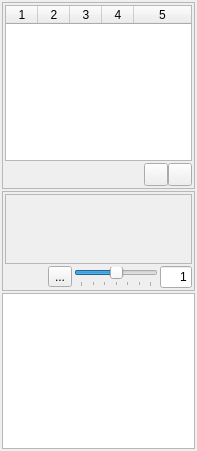
<?xml version="1.0" encoding="UTF-8"?>
<ui version="4.0">
 <class>CompositeToolsWidget</class>
 <widget class="QWidget" name="CompositeToolsWidget">
  <property name="geometry">
   <rect>
    <x>0</x>
    <y>0</y>
    <width>197</width>
    <height>451</height>
   </rect>
  </property>
  <property name="sizePolicy">
   <sizepolicy hsizetype="MinimumExpanding" vsizetype="Preferred">
    <horstretch>0</horstretch>
    <verstretch>0</verstretch>
   </sizepolicy>
  </property>
  <property name="minimumSize">
   <size>
    <width>1</width>
    <height>0</height>
   </size>
  </property>
  <property name="maximumSize">
   <size>
    <width>512</width>
    <height>16777215</height>
   </size>
  </property>
  <property name="windowTitle">
   <string>Form</string>
  </property>
  <layout class="QVBoxLayout" name="verticalLayout_2">
   <property name="spacing">
    <number>2</number>
   </property>
   <property name="leftMargin">
    <number>2</number>
   </property>
   <property name="topMargin">
    <number>2</number>
   </property>
   <property name="rightMargin">
    <number>2</number>
   </property>
   <property name="bottomMargin">
    <number>2</number>
   </property>
   <item>
    <widget class="QFrame" name="frame">
     <property name="sizePolicy">
      <sizepolicy hsizetype="MinimumExpanding" vsizetype="Preferred">
       <horstretch>0</horstretch>
       <verstretch>0</verstretch>
      </sizepolicy>
     </property>
     <property name="minimumSize">
      <size>
       <width>1</width>
       <height>0</height>
      </size>
     </property>
     <property name="frameShape">
      <enum>QFrame::StyledPanel</enum>
     </property>
     <layout class="QVBoxLayout" name="verticalLayout">
      <property name="spacing">
       <number>2</number>
      </property>
      <property name="leftMargin">
       <number>2</number>
      </property>
      <property name="topMargin">
       <number>2</number>
      </property>
      <property name="rightMargin">
       <number>2</number>
      </property>
      <property name="bottomMargin">
       <number>2</number>
      </property>
      <item>
       <widget class="QTableWidget" name="tableWidgetParts">
        <property name="sizePolicy">
         <sizepolicy hsizetype="MinimumExpanding" vsizetype="Expanding">
          <horstretch>0</horstretch>
          <verstretch>0</verstretch>
         </sizepolicy>
        </property>
        <property name="minimumSize">
         <size>
          <width>1</width>
          <height>0</height>
         </size>
        </property>
        <property name="horizontalScrollBarPolicy">
         <enum>Qt::ScrollBarAlwaysOff</enum>
        </property>
        <property name="wordWrap">
         <bool>false</bool>
        </property>
        <property name="cornerButtonEnabled">
         <bool>false</bool>
        </property>
        <property name="columnCount">
         <number>5</number>
        </property>
        <attribute name="horizontalHeaderDefaultSectionSize">
         <number>32</number>
        </attribute>
        <attribute name="horizontalHeaderHighlightSections">
         <bool>false</bool>
        </attribute>
        <attribute name="horizontalHeaderMinimumSectionSize">
         <number>32</number>
        </attribute>
        <attribute name="horizontalHeaderStretchLastSection">
         <bool>true</bool>
        </attribute>
        <attribute name="verticalHeaderVisible">
         <bool>false</bool>
        </attribute>
        <attribute name="verticalHeaderDefaultSectionSize">
         <number>16</number>
        </attribute>
        <column/>
        <column/>
        <column/>
        <column/>
        <column/>
       </widget>
      </item>
      <item>
       <layout class="QHBoxLayout" name="horizontalLayout">
        <property name="spacing">
         <number>0</number>
        </property>
        <item>
         <spacer name="horizontalSpacer_4">
          <property name="orientation">
           <enum>Qt::Horizontal</enum>
          </property>
          <property name="sizeHint" stdset="0">
           <size>
            <width>40</width>
            <height>20</height>
           </size>
          </property>
         </spacer>
        </item>
        <item>
         <widget class="QToolButton" name="toolButtonAddPart">
          <property name="maximumSize">
           <size>
            <width>32</width>
            <height>16777215</height>
           </size>
          </property>
          <property name="toolTip">
           <string>Add New Mode</string>
          </property>
          <property name="text">
           <string/>
          </property>
          <property name="icon">
           <iconset resource="../icons.qrc">
            <normaloff>:/icon/icons/browser-new-window-2.png</normaloff>:/icon/icons/browser-new-window-2.png</iconset>
          </property>
         </widget>
        </item>
        <item>
         <widget class="QToolButton" name="toolButtonDeletePart">
          <property name="maximumSize">
           <size>
            <width>32</width>
            <height>16777215</height>
           </size>
          </property>
          <property name="toolTip">
           <string>Delete Mode</string>
          </property>
          <property name="text">
           <string/>
          </property>
          <property name="icon">
           <iconset resource="../icons.qrc">
            <normaloff>:/icon/icons/browser-minimise-2.png</normaloff>:/icon/icons/browser-minimise-2.png</iconset>
          </property>
         </widget>
        </item>
       </layout>
      </item>
     </layout>
    </widget>
   </item>
   <item>
    <widget class="QFrame" name="frame_2">
     <property name="frameShape">
      <enum>QFrame::StyledPanel</enum>
     </property>
     <property name="frameShadow">
      <enum>QFrame::Plain</enum>
     </property>
     <layout class="QVBoxLayout" name="verticalLayout_4">
      <property name="spacing">
       <number>2</number>
      </property>
      <property name="leftMargin">
       <number>2</number>
      </property>
      <property name="topMargin">
       <number>2</number>
      </property>
      <property name="rightMargin">
       <number>2</number>
      </property>
      <property name="bottomMargin">
       <number>2</number>
      </property>
      <item>
       <widget class="QScrollArea" name="scrollAreaSet">
        <property name="frameShadow">
         <enum>QFrame::Plain</enum>
        </property>
        <property name="widgetResizable">
         <bool>true</bool>
        </property>
        <widget class="QWidget" name="scrollAreaWidgetContents">
         <property name="geometry">
          <rect>
           <x>0</x>
           <y>0</y>
           <width>185</width>
           <height>69</height>
          </rect>
         </property>
        </widget>
       </widget>
      </item>
      <item>
       <layout class="QHBoxLayout" name="horizontalLayout_2">
        <property name="spacing">
         <number>2</number>
        </property>
        <property name="bottomMargin">
         <number>0</number>
        </property>
        <item>
         <spacer name="horizontalSpacer">
          <property name="orientation">
           <enum>Qt::Horizontal</enum>
          </property>
          <property name="sizeHint" stdset="0">
           <size>
            <width>40</width>
            <height>20</height>
           </size>
          </property>
         </spacer>
        </item>
        <item>
         <widget class="QToolButton" name="toolButtonPlaySet">
          <property name="text">
           <string>...</string>
          </property>
          <property name="icon">
           <iconset resource="../icons.qrc">
            <normaloff>:/icon/icons/play.png</normaloff>:/icon/icons/play.png</iconset>
          </property>
          <property name="checkable">
           <bool>true</bool>
          </property>
         </widget>
        </item>
        <item>
         <widget class="QSlider" name="hSliderPlaybackSpeedMultiplier">
          <property name="maximum">
           <number>6</number>
          </property>
          <property name="pageStep">
           <number>1</number>
          </property>
          <property name="value">
           <number>3</number>
          </property>
          <property name="sliderPosition">
           <number>3</number>
          </property>
          <property name="orientation">
           <enum>Qt::Horizontal</enum>
          </property>
          <property name="tickPosition">
           <enum>QSlider::TicksBelow</enum>
          </property>
         </widget>
        </item>
        <item>
         <widget class="QLineEdit" name="lineEditPlaybackSpeedMultiplier">
          <property name="minimumSize">
           <size>
            <width>0</width>
            <height>0</height>
           </size>
          </property>
          <property name="maximumSize">
           <size>
            <width>32</width>
            <height>16777215</height>
           </size>
          </property>
          <property name="text">
           <string>1</string>
          </property>
          <property name="maxLength">
           <number>4</number>
          </property>
          <property name="alignment">
           <set>Qt::AlignRight|Qt::AlignTrailing|Qt::AlignVCenter</set>
          </property>
          <property name="readOnly">
           <bool>true</bool>
          </property>
         </widget>
        </item>
       </layout>
      </item>
     </layout>
    </widget>
   </item>
   <item>
    <widget class="QPlainTextEdit" name="textEditProperties">
     <property name="tabStopWidth">
      <number>10</number>
     </property>
    </widget>
   </item>
  </layout>
 </widget>
 <resources>
  <include location="../icons.qrc"/>
 </resources>
 <connections/>
</ui>
